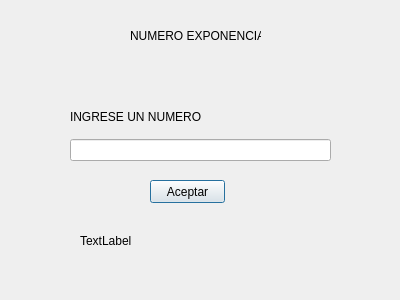
<?xml version="1.0" encoding="UTF-8"?>
<ui version="4.0">
 <class>numeroExponencial</class>
 <widget class="QDialog" name="numeroExponencial">
  <property name="geometry">
   <rect>
    <x>0</x>
    <y>0</y>
    <width>400</width>
    <height>300</height>
   </rect>
  </property>
  <property name="windowTitle">
   <string>Dialog</string>
  </property>
  <widget class="QLabel" name="label">
   <property name="geometry">
    <rect>
     <x>130</x>
     <y>20</y>
     <width>131</width>
     <height>31</height>
    </rect>
   </property>
   <property name="text">
    <string>NUMERO EXPONENCIAL</string>
   </property>
  </widget>
  <widget class="QPushButton" name="pb_aceptar">
   <property name="geometry">
    <rect>
     <x>150</x>
     <y>180</y>
     <width>75</width>
     <height>23</height>
    </rect>
   </property>
   <property name="text">
    <string>Aceptar</string>
   </property>
  </widget>
  <widget class="QLabel" name="result">
   <property name="geometry">
    <rect>
     <x>80</x>
     <y>220</y>
     <width>251</width>
     <height>41</height>
    </rect>
   </property>
   <property name="text">
    <string>TextLabel</string>
   </property>
  </widget>
  <widget class="QWidget" name="">
   <property name="geometry">
    <rect>
     <x>70</x>
     <y>100</y>
     <width>261</width>
     <height>61</height>
    </rect>
   </property>
   <layout class="QGridLayout" name="gridLayout">
    <item row="0" column="0">
     <widget class="QLabel" name="label_2">
      <property name="text">
       <string>INGRESE UN NUMERO</string>
      </property>
     </widget>
    </item>
    <item row="1" column="0">
     <widget class="QLineEdit" name="txtnum"/>
    </item>
   </layout>
  </widget>
 </widget>
 <resources/>
 <connections/>
</ui>
